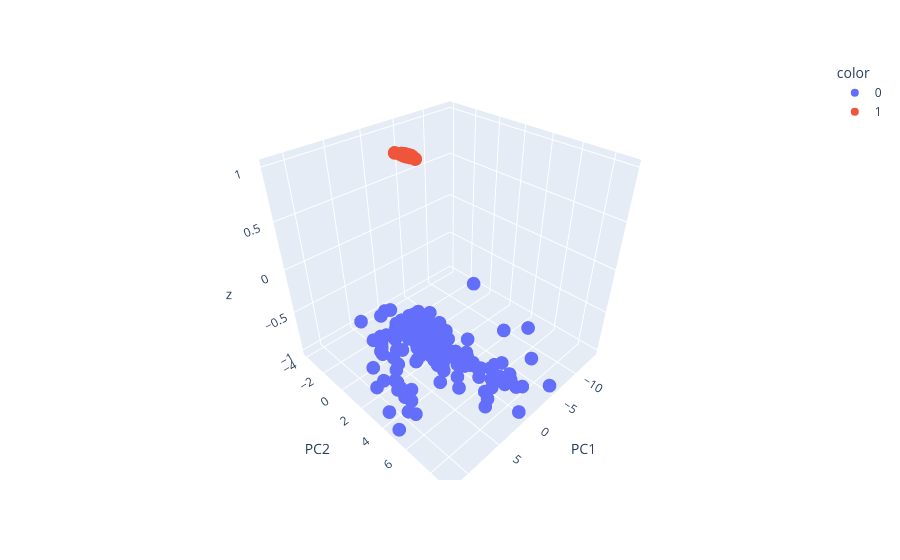

Notebook code for this chart:
### Code cell
X = df.iloc[:, :-2]

pca = PCA(n_components=2)

components = pca.fit_transform(X)

new_axis = phase1_data["y"].T.copy().astype(float)
new_axis[new_axis == 0] = -1

df_components = pd.DataFrame(components, columns=["PC1", "PC2"])
df_new_axis = pd.DataFrame( new_axis, columns=["z"])

df_kernel = pd.concat([df_components, df_new_axis], axis=1, join="inner")

one_count = np.sum(df_kernel["z"] == 1)
print("one_count", one_count)
zero_count = np.sum(df_kernel["z"] == -1)
print("zero_count", zero_count)

fig = px.scatter_3d(df_kernel, x="PC1", y="PC2", z="z", color=df['y'], hover_name=df['mine'],)
fig.show()
#save above scatter plot
fig.write_html("../assets/p1_pca_3d.html")

### Figure 1 — Plotly figure (JSON) as saved in the notebook; plotly's stock layout.template omitted (floating-point values rounded to 4 significant figures; data arrays with more than 128 entries replaced by an {"elided": "..."} marker saying what was removed)
{"data": [{"hovertemplate": "<b>%{hovertext}</b><br><br>color=0<br>PC1=%{x}<br>PC2=%{y}<br>z=%{z}<extra></extra>", "hovertext": {"elided": "2212 float values"}, "legendgroup": "0", "marker": {"color": "#636efa", "symbol": "circle"}, "mode": "markers", "name": "0", "scene": "scene", "showlegend": true, "type": "scatter3d", "x": {"elided": "2212 float values"}, "y": {"elided": "2212 float values"}, "z": {"elided": "2212 float values"}}, {"hovertemplate": "<b>%{hovertext}</b><br><br>color=1<br>PC1=%{x}<br>PC2=%{y}<br>z=%{z}<extra></extra>", "hovertext": {"elided": "1097 float values"}, "legendgroup": "1", "marker": {"color": "#EF553B", "symbol": "circle"}, "mode": "markers", "name": "1", "scene": "scene", "showlegend": true, "type": "scatter3d", "x": {"elided": "1097 float values"}, "y": {"elided": "1097 float values"}, "z": {"elided": "1097 float values"}}], "layout": {"legend": {"title": {"text": "color"}, "tracegroupgap": 0}, "margin": {"t": 60}, "scene": {"domain": {"x": [0, 1], "y": [0, 1]}, "xaxis": {"title": {"text": "PC1"}}, "yaxis": {"title": {"text": "PC2"}}, "zaxis": {"title": {"text": "z"}}}}}
